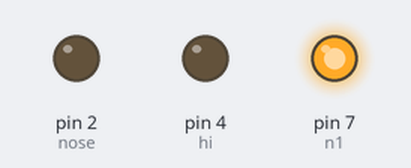
This sketch was run on a simulated Arduino Uno, built with avr-gcc and run on an emulated ATmega328P. Parts: output pins drawn as LEDs (lit = HIGH).

Above: at 0.2 s.
At 1.7 s:
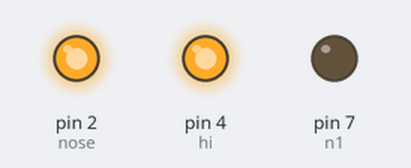
Timing chart, 0 to 3.0 s (numbered marks = the images above):
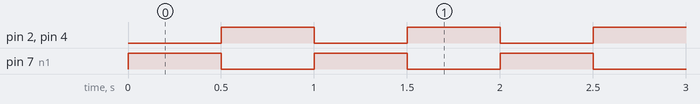

Measured:
- by itself, pin 2 (nose), pin 4 (hi), pin 7 (n1): alternates HIGH for 0.50 s and LOW for 0.50 s
- by itself, everything shown: repeats every 1.0 s, in 3 steps

The sketch:

A.ino
```cpp
int n1=7;
int nose=2;
int hi=4;
void setup(){
pinMode(n1, OUTPUT);
pinMode(nose, OUTPUT);
pinMode(hi, OUTPUT);
}
void loop() {
  digitalWrite(n1, HIGH);
  digitalWrite(nose, LOW);
  digitalWrite(hi, LOW);
  delay(500);

  digitalWrite(n1, LOW);
  digitalWrite(nose, HIGH);
  digitalWrite(hi, HIGH);
  delay(500);

 digitalWrite(n1, HIGH);
  digitalWrite(nose, LOW);
  digitalWrite(hi, HIGH);
}
```
